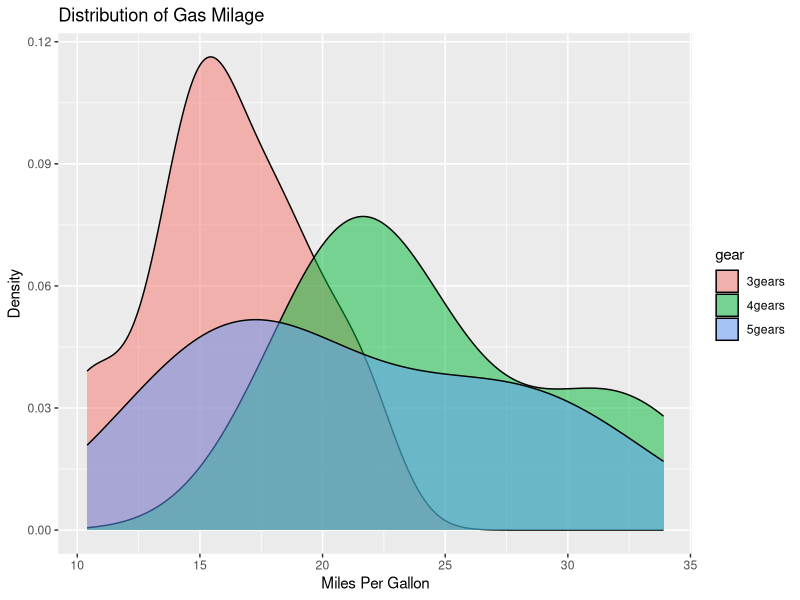
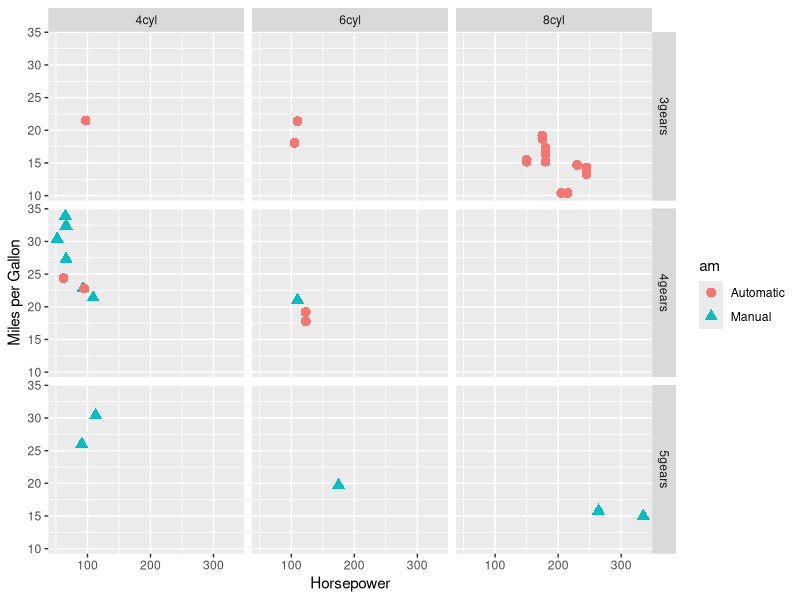
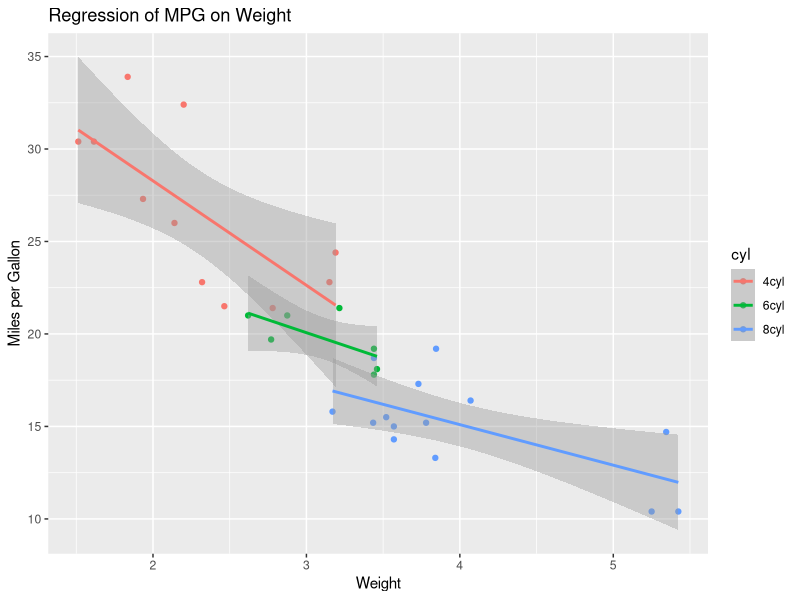
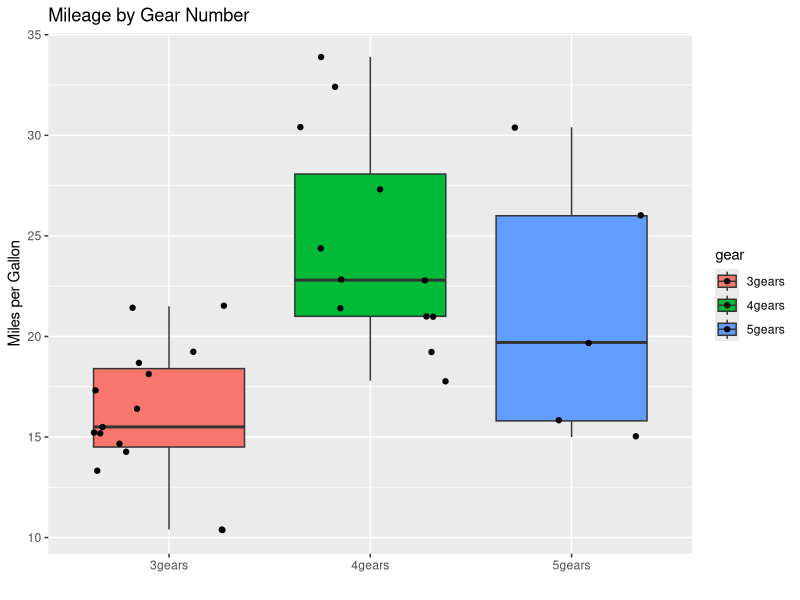

Source code (R) for these figures, in order:
## ---- chunk 1
rnorm(5)
## ---- chunk 2
# ggplot2 examples
library(ggplot2) 

# create factors with value labels 
mtcars$gear <- factor(mtcars$gear,levels=c(3,4,5),
   labels=c('3gears','4gears','5gears')) 
mtcars$am <- factor(mtcars$am,levels=c(0,1),
   labels=c('Automatic','Manual')) 
mtcars$cyl <- factor(mtcars$cyl,levels=c(4,6,8),
   labels=c('4cyl','6cyl','8cyl')) 

# Kernel density plots for mpg
# grouped by number of gears (indicated by color)
qplot(mpg, data=mtcars, geom='density', fill=gear, alpha=I(.5), 
   main='Distribution of Gas Milage', xlab='Miles Per Gallon', 
   ylab='Density')

# Scatterplot of mpg vs. hp for each combination of gears and cylinders
# in each facet, transmittion type is represented by shape and color
qplot(hp, mpg, data=mtcars, shape=am, color=am, 
   facets=gear~cyl, size=I(3),
   xlab='Horsepower', ylab='Miles per Gallon') 

# Separate regressions of mpg on weight for each number of cylinders
qplot(wt, mpg, data=mtcars, geom=c('point', 'smooth'), 
   method='lm', formula=y~x, color=cyl, 
   main='Regression of MPG on Weight', 
   xlab='Weight', ylab='Miles per Gallon')

# Boxplots of mpg by number of gears 
# observations (points) are overlayed and jittered
qplot(gear, mpg, data=mtcars, geom=c('boxplot', 'jitter'), 
   fill=gear, main='Mileage by Gear Number',
   xlab='', ylab='Miles per Gallon')
